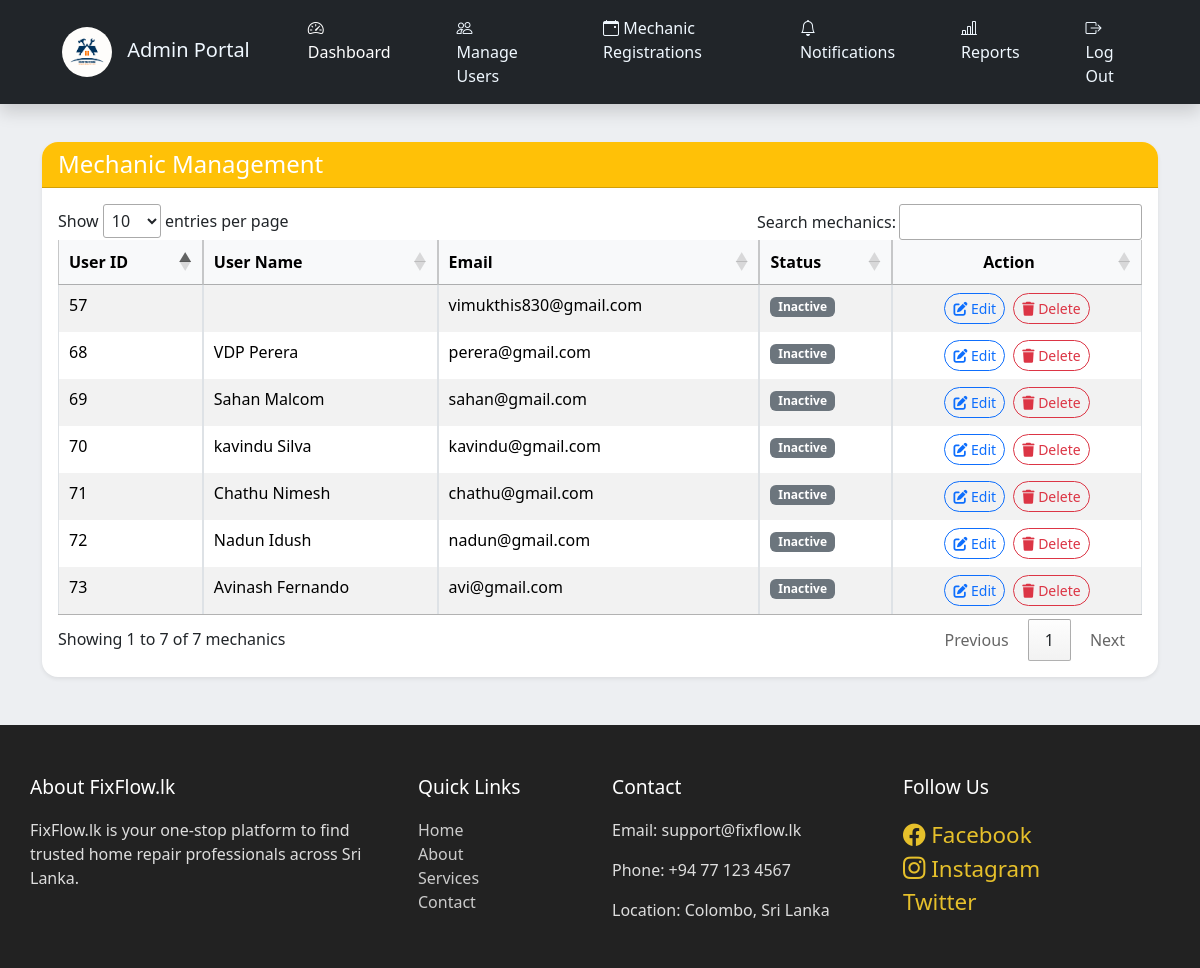
The page /Admin/mechanic-list.php on the database its author committed.
### tables this page shows
CREATE TABLE `user_details` (
  `id` int(11) NOT NULL,
  `user_id` int(11) DEFAULT NULL,
  `full_name` varchar(255) DEFAULT NULL,
  `phone` varchar(20) DEFAULT NULL,
  `address` varchar(255) DEFAULT NULL,
  `service_category` varchar(255) DEFAULT NULL,
  `experience` int(11) DEFAULT NULL,
  `skills` text DEFAULT NULL,
  `hourly_rate` decimal(10,2) DEFAULT NULL,
  `first_name` varchar(50) DEFAULT NULL,
  `last_name` varchar(50) DEFAULT NULL,
  `user_role` varchar(50) NOT NULL,
  `profile_image` varchar(255) DEFAULT NULL,
  `province` varchar(100) DEFAULT NULL,
  `district` varchar(100) DEFAULT NULL,
  `city` varchar(100) DEFAULT NULL
);

CREATE TABLE `users` (
  `id` int(11) NOT NULL,
  `email` varchar(255) NOT NULL,
  `password` varchar(255) NOT NULL,
  `status` varchar(255) DEFAULT 'pending',
  `created_at` timestamp NOT NULL DEFAULT current_timestamp(),
  `email_verified` tinyint(1) DEFAULT 0,
  `verification_token` varchar(255) DEFAULT NULL
);

### Admin/mechanic-list.php (the view, shortened to what this page needs)
<?php
include_once "../db.php";
?>
<!DOCTYPE html>
<html lang="en">
<head>
  <link href="https://cdn.jsdelivr.net/npm/bootstrap@5.3.3/dist/css/bootstrap.min.css" rel="stylesheet">
  <link rel="stylesheet" href="https://cdnjs.cloudflare.com/ajax/libs/font-awesome/6.5.0/css/all.min.css">
  <link rel="stylesheet" href="https://cdn.datatables.net/1.13.6/css/jquery.dataTables.min.css">
  <link rel="stylesheet" href="../admin-dashboard.css">
  <link rel="stylesheet" href="../admin-navbar.css">
</head>
<body style="background-color:#edeff2;">
  <div class="container mt-5 pt-4">
    <div class="card shadow-sm border-0 rounded-4">
      <div class="card-header bg-warning text-white rounded-top-4">
        <h4 class="mb-0">Mechanic Management</h4>
      </div>
      <div class="card-body">
        <table id="userTable" class="table table-striped table-hover table-bordered">
          <thead class="table-light">
            <tr>
              <th>User ID</th>
              <th>User Name</th>
              <th>Email</th>
              <th>Status</th>
              <th class="text-center">Action</th>
            </tr>
          </thead>
          <tbody>
            <?php
            $sql = "SELECT users.id, user_details.full_name AS name, email, status
                    FROM users
                    INNER JOIN user_details ON users.id = user_details.user_id";
            $result = $conn->query($sql);
            if ($result && $result->num_rows > 0) {
              while ($user = $result->fetch_assoc()) {
                $statusBadge = $user['status'] === 'Active'
                  ? "<span class='badge bg-success'>Active</span>"
                  : "<span class='badge bg-secondary'>Inactive</span>";
                echo "<tr>
                        <td>{$user['id']}</td>
                        <td>{$user['name']}</td>
                        <td>{$user['email']}</td>
                        <td>{$statusBadge}</td>
                        <td class='text-center'>
                          <a href='edit-user.php?id={$user['id']}' class='btn btn-sm btn-outline-primary rounded-pill me-1'>
                            <i class='fas fa-edit'></i> Edit
                          </a>
                          <a href='delete-user.php?id={$user['id']}' class='btn btn-sm btn-outline-danger rounded-pill' onclick=\"return confirm('Are you sure?');\">
                            <i class='fas fa-trash'></i> Delete
                          </a>
                        </td>
                      </tr>";
              }
            } else {
              echo "<tr><td colspan='5' class='text-center'>No users found.</td></tr>";
            }
            ?>
          </tbody>
        </table>
      </div>
    </div>
  </div>
<br>
<br>
</body>
</html>

### Admin/admin-navbar.css (style rules this page uses)
body { margin:0; padding:0; }
.navbar { display:flex; justify-content: center; background-color:black; width:100%; padding:100px; }
.navbar a { text-decoration: none; margin-right:50px; color:aliceblue }
body { padding-top: 70px; }
img { height: 50px; border-radius: 50%; width:50px; margin-left: 50px; margin-right: 30px; }

### rows shown on the page
user_details: user "57", user.email "vimukthis830@gmail.com"
user_details: user "68", full_name "VDP Perera", user.email "perera@gmail.com"
user_details: user "69", full_name "Sahan Malcom", user.email "sahan@gmail.com"
user_details: user "70", full_name "kavindu Silva", user.email "kavindu@gmail.com"
user_details: user "71", full_name "Chathu Nimesh", user.email "chathu@gmail.com"
user_details: user "72", full_name "Nadun Idush", user.email "nadun@gmail.com"
user_details: user "73", full_name "Avinash Fernando", user.email "avi@gmail.com"
